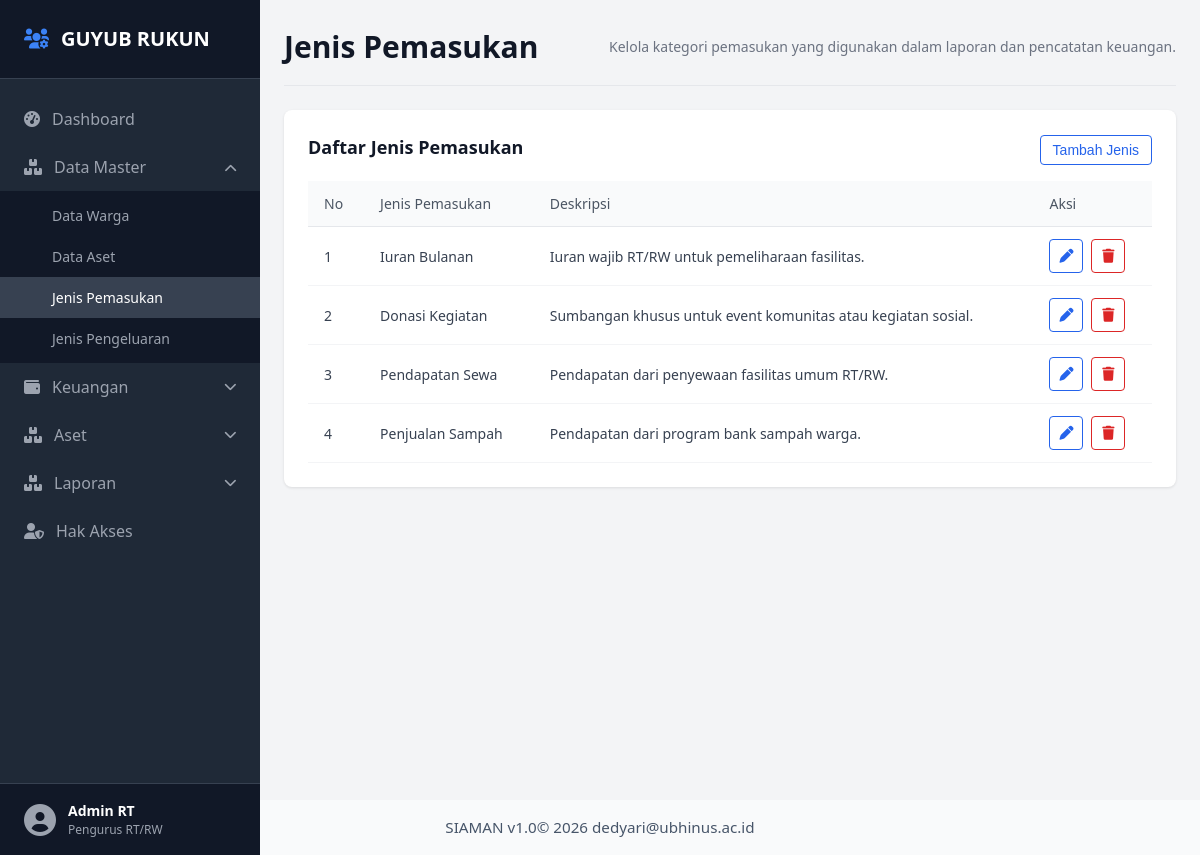
The page /jenis-pemasukan.php on the database its author committed.
### tables this page shows
CREATE TABLE IF NOT EXISTS jenis_transaksi (
    id INT AUTO_INCREMENT PRIMARY KEY,
    tipe ENUM('Pemasukan', 'Pengeluaran') NOT NULL,
    nama VARCHAR(120) NOT NULL,
    deskripsi TEXT,
    created_at TIMESTAMP DEFAULT CURRENT_TIMESTAMP
);

### inc/db.php (called while the page is built, shortened)
<?php
try {
    $dbAvailable = true;
} catch (PDOException $exception) {
    $dbError = $exception->getMessage();
}
?>

### inc/data.php (called while the page is built, shortened)
<?php
require_once __DIR__ . '/db.php';
function dbFetchAll($sql) {
    global $pdo, $dbAvailable;
    return $pdo->query($sql)->fetchAll();
}
if ($dbAvailable) {
    $dbJenisPemasukan = dbFetchAll('SELECT id, nama AS jenis, deskripsi FROM jenis_transaksi WHERE tipe = "Pemasukan" ORDER BY id ASC');
    if ($dbJenisPemasukan) {
        $jenisPemasukan = $dbJenisPemasukan;
    }
}
?>

### jenis-pemasukan.php (the view, shortened to what this page needs)
<?php
include 'inc/data.php';
include 'inc/header.php';
?>
<header class="dashboard-header">
    <h1>Jenis Pemasukan</h1>
    <div class="periode-aktif">
        Kelola kategori pemasukan yang digunakan dalam laporan dan pencatatan keuangan.
    </div>
</header>
<section class="details-box data-warga-box">
    <div class="transaksi-header">
        <h2>Daftar Jenis Pemasukan</h2>
        <button id="btnTambahJenisPemasukan" class="btn-filter" type="button">Tambah Jenis</button>
    </div>
    <div class="table-responsive">
        <table class="data-table">
            <thead>
                <tr>
                    <th>No</th>
                    <th>Jenis Pemasukan</th>
                    <th>Deskripsi</th>
                    <th>Aksi</th>
                </tr>
            </thead>
            <tbody>
                <?php foreach ($jenisPemasukan as $index => $item): ?>
                    <tr data-id="<?= htmlspecialchars($item['id'] ?? '', ENT_QUOTES, 'UTF-8') ?>">
                        <td><?= $index + 1 ?></td>
                        <td><?= htmlspecialchars($item['jenis'], ENT_QUOTES, 'UTF-8') ?></td>
                        <td><?= htmlspecialchars($item['deskripsi'], ENT_QUOTES, 'UTF-8') ?></td>
                        <td>
                            <div class="action-buttons">
                                <button class="btn-filter btn-icon" type="button" onclick="editJenisPemasukan(this)" title="Edit" aria-label="Edit">
                                    <i class="fas fa-pen"></i>
                                </button>
                                <button class="btn-filter btn-icon btn-danger" type="button" onclick="deleteJenisPemasukan(this)" title="Hapus" aria-label="Hapus">
                                    <i class="fas fa-trash"></i>
                                </button>
                            </div>
                        </td>
                    </tr>
                <?php endforeach; ?>
            </tbody>
        </table>
    </div>
</section>
<?php include 'inc/footer.php'; ?>

### css/style.css (style rules this page uses)
* { margin: 0; padding: 0; box-sizing: border-box; }
body { font-family: 'Segoe UI', Tahoma, Geneva, Verdana, sans-serif; background-color: #f3f4f6; color: #1f2937; line-height: 1.5; }
.dashboard-header { display: flex; justify-content: space-between; align-items: center; border-bottom: 1px solid #e5e7eb; padding-bottom: 16px; margin-bottom: 24px; }
.dashboard-header h1 { font-size: 1.875rem; font-weight: 700; color: #111827; }
.periode-aktif { font-size: 0.875rem; color: #6b7280; }
.details-box { background-color: #ffffff; border-radius: 8px; box-shadow: 0 1px 3px rgba(0, 0, 0, 0.1); padding: 24px; }
.details-box h2 { font-size: 1.125rem; font-weight: 700; color: #111827; margin-bottom: 4px; }
.transaksi-header { display: flex; justify-content: space-between; align-items: center; gap: 16px; margin-bottom: 16px; }
.btn-filter { background: none; border: 1px solid #2563eb; color: #2563eb; padding: 6px 12px; border-radius: 4px; font-size: 0.875rem; cursor: pointer; transition: all 0.2s; }
.table-responsive { width: 100%; overflow-x: auto; }
.data-table { width: 100%; border-collapse: collapse; text-align: left; font-size: 0.875rem; }
.data-table th { background-color: #f9fafb; color: #4b5563; padding: 12px 16px; font-weight: 500; border-bottom: 1px solid #e5e7eb; }
.data-table td { padding: 12px 16px; border-bottom: 1px solid #f3f4f6; color: #374151; }
.action-buttons { display: flex; flex-wrap: wrap; gap: 8px; }
.btn-icon { width: 34px; height: 34px; display: inline-flex; align-items: center; justify-content: center; padding: 0; }
.btn-danger { border-color: #dc2626; color: #dc2626; }

### rows shown on the page
jenis_transaksi: nama "Iuran Bulanan", deskripsi "Iuran wajib RT/RW untuk pemeliharaan fasilitas."
jenis_transaksi: nama "Donasi Kegiatan", deskripsi "Sumbangan khusus untuk event komunitas atau kegiatan sosial."
jenis_transaksi: nama "Pendapatan Sewa", deskripsi "Pendapatan dari penyewaan fasilitas umum RT/RW."
jenis_transaksi: nama "Penjualan Sampah", deskripsi "Pendapatan dari program bank sampah warga."
